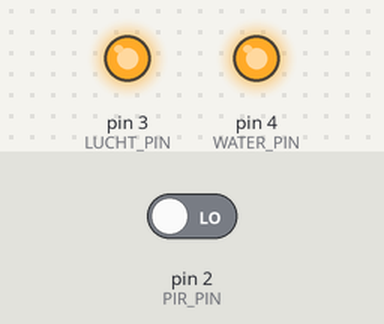
Simulated run of this sketch. Board: Arduino Uno, built with avr-gcc and run on an emulated ATmega328P. Shown: output pins drawn as LEDs (lit = HIGH). The inputs (shaded band) are chosen by the test bench; at power-on: pin 2 (PIR_PIN) LOW.

Above: at 0.1 s.
At 120.1 s:
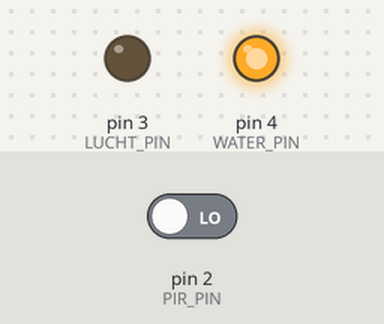
At 122.1 s:
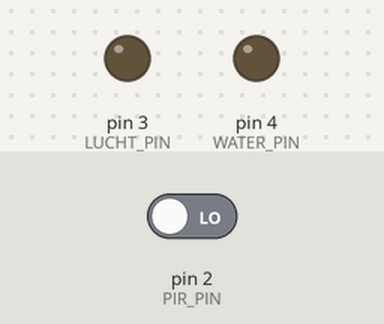
Timing chart, 0 to 127.5 s (numbered marks = the images above):
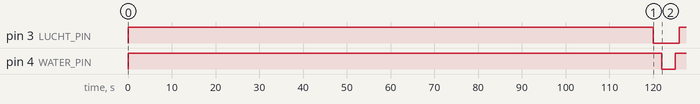

Measured:
- by itself, pin 3 (LUCHT_PIN): HIGH → LOW at 120 s, → HIGH 6.0 s later
- by itself, pin 4 (WATER_PIN): HIGH → LOW at 122 s, → HIGH 3.0 s later

The sketch:

sketch_walvis_Final.ino
```cpp
#include <elapsedMillis.h>

#define PIR_PIN 2 // aansluit punt pir op digipin 2
#define LUCHT_PIN 3 // aansturing lucht op digipin 3
#define WATER_PIN 4 // aansturing water op digipin 4
#define INTERVAL_AUTOMATISCH 120000 // Interval spuit automatisch
#define MAXIMALE_PIR_INTERVAL 60000 // minimum tussentijd pir sensor
#define TIJD_SPUIT_AAN 3000 // was 2 seconden
#define VERTRAGING_NA_UITSCHAKELEN_WATER 1000  // vertraging uitschakelen lucht
#define VERTRAGING_NA_INSCHAKELEN_LUCHT 2000 //1 seconden was te kort tijd eerder inschakelen lucht

elapsedMillis timeElapsed;
unsigned long lastPIRTrigger = 0; // telt hoe lang het geweest is na laatste pir trigger

void setup() { // instellingen pin`s
  pinMode(PIR_PIN, INPUT);
  pinMode(LUCHT_PIN, OUTPUT);
  pinMode(WATER_PIN, OUTPUT);

  digitalWrite(LUCHT_PIN, HIGH); //lucht uit
  digitalWrite(WATER_PIN, HIGH); //water uit
}

void loop() {  // pir sensor
  if(digitalRead(PIR_PIN) == HIGH && millis() - lastPIRTrigger > MAXIMALE_PIR_INTERVAL) {
    ACTIVEER_PROGRAMMA();
    lastPIRTrigger = millis();
  }
  else if(timeElapsed > INTERVAL_AUTOMATISCH) { // tijds interval activatie
    ACTIVEER_PROGRAMMA();
    timeElapsed = 0;
  }
}

void ACTIVEER_PROGRAMMA() { //programma water
  digitalWrite(LUCHT_PIN, LOW); // zet lucht klep open
  delay(VERTRAGING_NA_INSCHAKELEN_LUCHT); // vertraging voor openen water klep
   digitalWrite(WATER_PIN, LOW); // openen waterklep
    delay(TIJD_SPUIT_AAN); // tijd dat de spuit aan staat
    digitalWrite(WATER_PIN, HIGH); // zet water uit
    delay(VERTRAGING_NA_UITSCHAKELEN_WATER); // extra tijd lucht aan
     digitalWrite(LUCHT_PIN, HIGH);  // zet lucht uit

}
```
